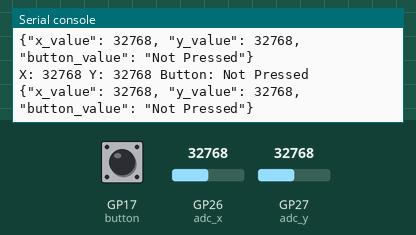
Recording of a program running on a simulated Raspberry Pi Pico running MicroPython. Parts: the last lines printed to the serial console. The test bench sets the inputs (shaded band); at power-on: GP17 (button) HIGH, GP26 (adc_x) = 32768, GP27 (adc_y) = 32768 (analog values on the 0–65535 scale). WiFi joins after 1.5 s; no MQTT or app messages arrive unless stated.

Above: at 2.8 s.
2.9 s: GP17 (button) pulled LOW for 0.3 s
At 3.1 s:
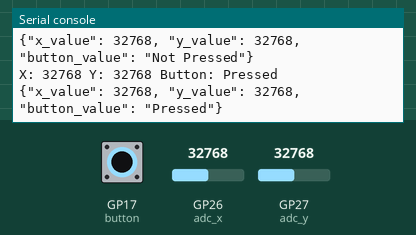
4.7 s: GP26 (adc_x) set to 45874
At 5.13 s:
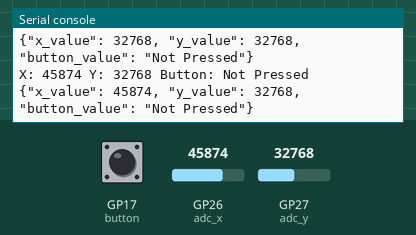
6.2 s: GP27 (adc_y) set to 45874
At 6.4 s:
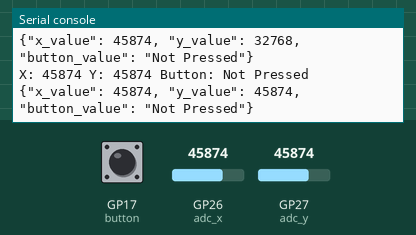
7.7 s: GP17 (button) pulled LOW for 1 s
At 7.92 s:
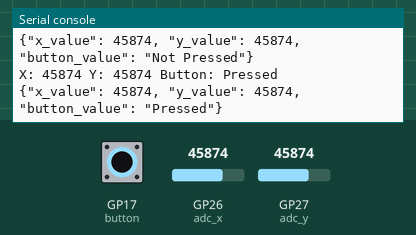
10.2 s: GP26 (adc_x) set to 57670
At 10.45 s:
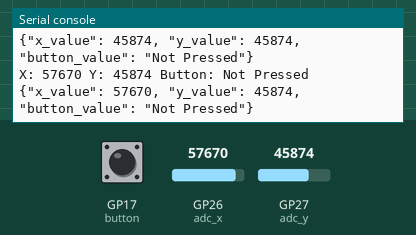
11.7 s: GP27 (adc_y) set to 57670
At 11.71 s:
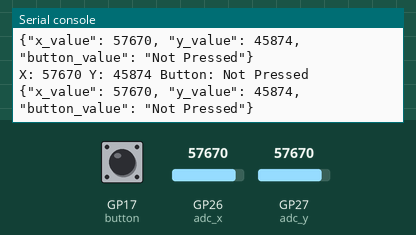
Timing chart, 0 to 14.2 s (numbered marks = the images above; inputs shaded):
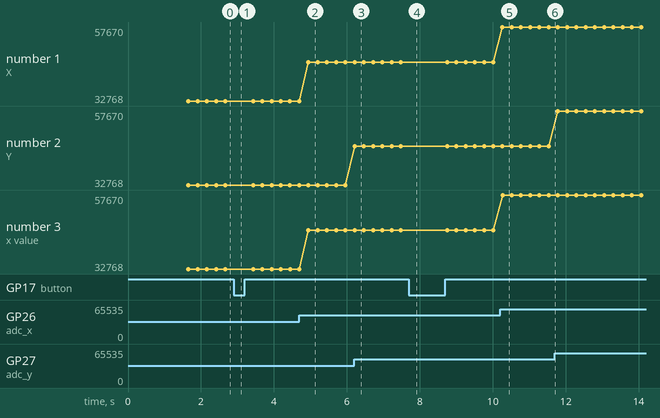

Measured:
- after the input at 2.9 s, the serial console: prints a new line at once (image 1)
- after the input at 4.7 s, the serial console: prints a new line after 0.25 s (image 2)
- after the input at 6.2 s, the serial console: prints a new line at once (image 3)
- after the input at 7.7 s, the serial console: prints a new line at once (image 4)
- after the input at 10.2 s, the serial console: prints a new line after 0.07 s (image 5)
- plotted number 1: 32768 → 45874 after the input at 4.7 s, 45874 → 57670 after the input at 10.2 s
- plotted number 3: 32768 → 45874 after the input at 4.7 s, 45874 → 57670 after the input at 10.2 s

The program:

joystick.py
```python
from machine import ADC, Pin
import utime
import json # Importing the JSON library
from umqtt.simple import MQTTClient
import network

adc_x = ADC(26)
adc_y = ADC(27)

button = Pin(17,  Pin.IN, Pin.PULL_UP)

#WIFI Credentials
SSID = "ssid"
PASSWORD = "pass"

wlan = network.WLAN(network.STA_IF)
wlan.active(True)
wlan.connect(SSID, PASSWORD)

while not wlan.isconnected():
    pass

print("Connected to WiFi")
print(wlan.ifconfig())

SERVER = '192....'
CLIENT_ID = b'PICO'
TOPIC = b'joystick'
USER = b'user'
PASSWORD = b'pass'

def mqtt_connect():
    client = MQTTClient(CLIENT_ID, SERVER, user=USER, password = PASSWORD, keepalive=3600)
    client.connect()
    print('Connected to %s MQTT Broker' % (SERVER))
    return client

def reconnect():
    print("Failed to connect to MQTT Broker. Reconnecting...")
    sleep(5)
    machine.reset()

try:
    client = mqtt_connect()
except OSError as e:
    reconnect()

while True:
    x = adc_x.read_u16() # Reading the x-axis value
    y = adc_y.read_u16() # Reading the y-axis value

    btn_state = button.value() # Reading the button state

    # Creating a dictionary to store the data
    data = {
        'x_value': x,
        'y_value': y,
        'button_value': 'Pressed' if btn_state == 0 else 'Not Pressed'
        }

    print('X:', x, 'Y:', y, 'Button:', 'Pressed' if btn_state == 0 else 'Not Pressed')

    # Converting the dictionary to a JSON string
    data_json = json.dumps(data)
    print(data_json)

    # Publishing the JSON string to the MQTT broker
    client.publish(TOPIC, data_json)

    utime.sleep(0.25)
```
